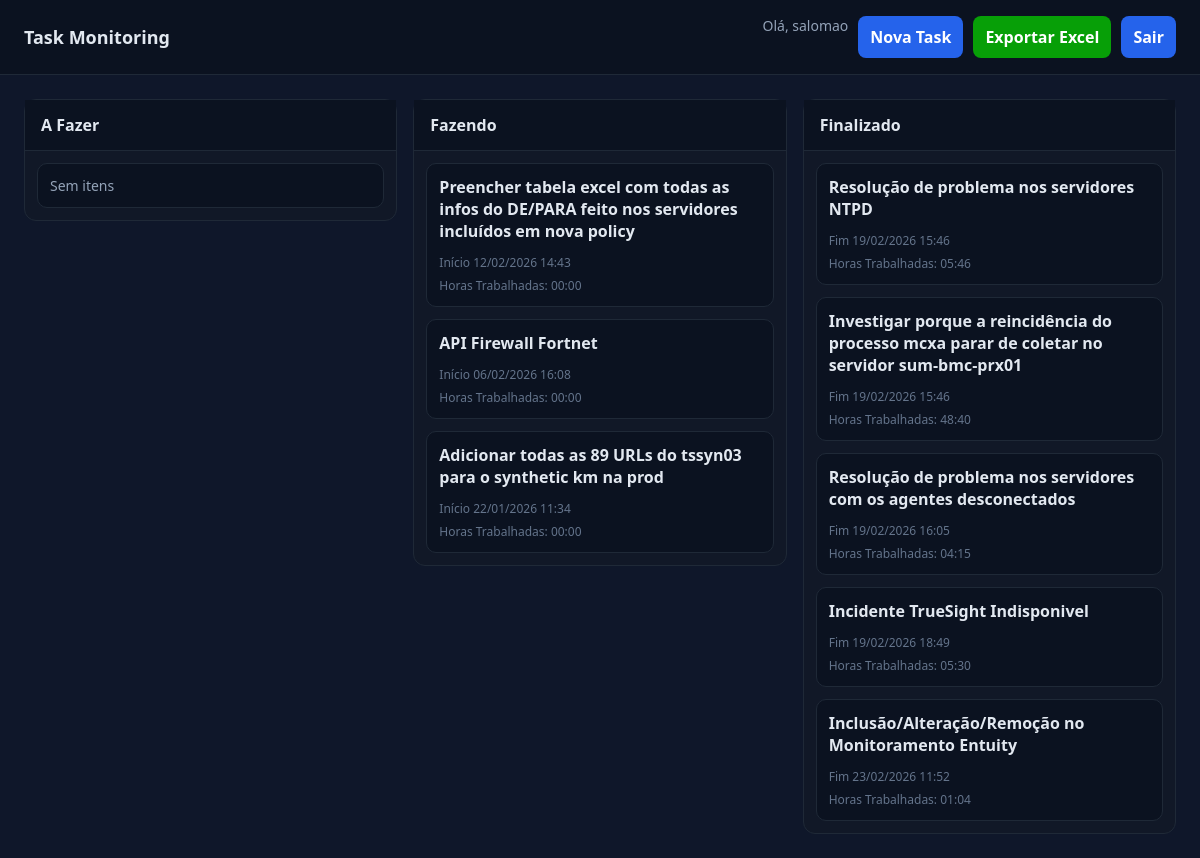
/kanban/ (signed in), run on an earlier commit of the app's database.
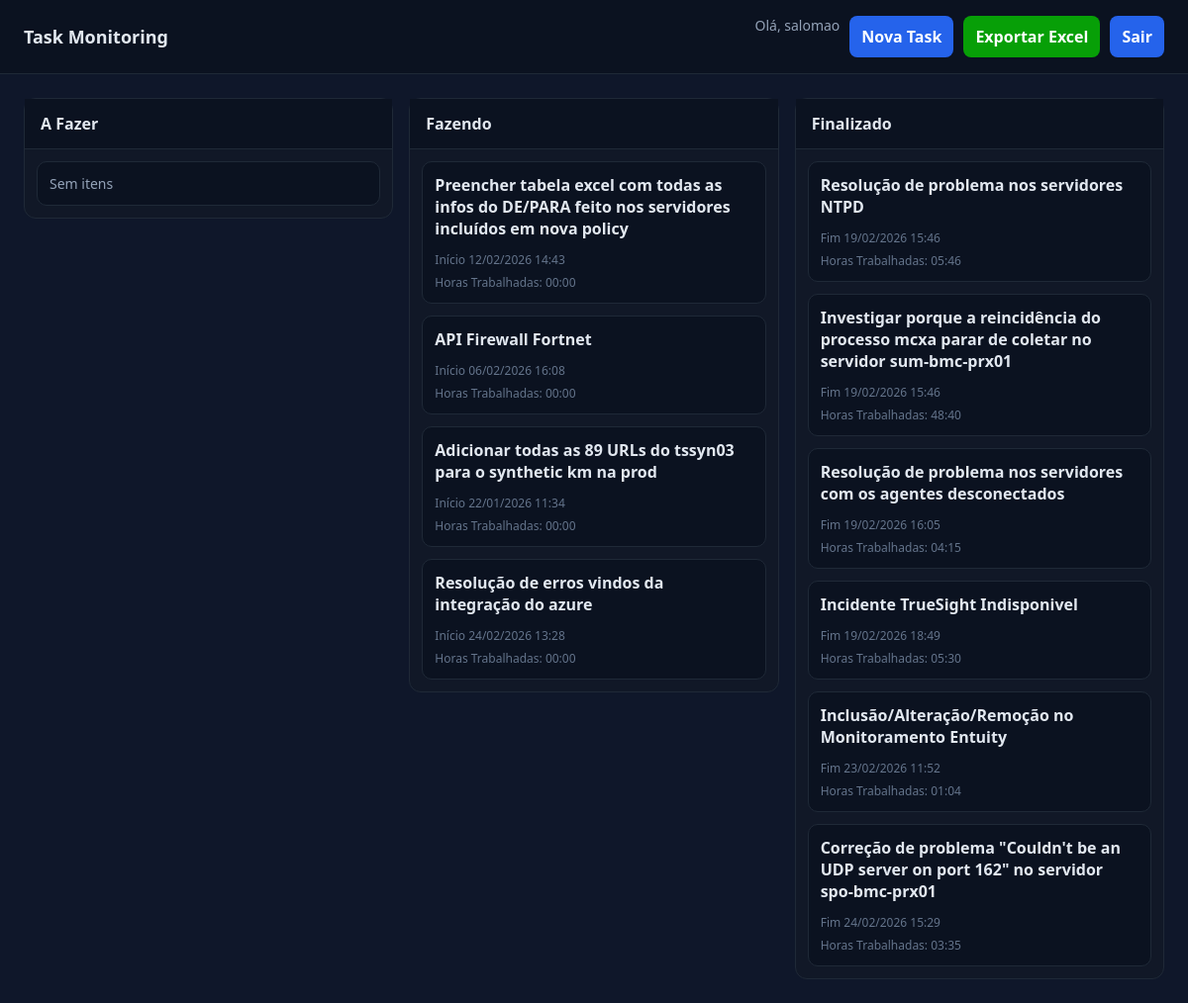
And on a later commit of the database.
### tasks/models.py (models this page shows, shortened)
class Task(models.Model): # models.Model indicia a classe base que sabe salvar algo no banco de dados. Sem isso é só python normal.
    STATUS_CHOICES = [
        ('todo', 'A Fazer'),
        ('doing', 'Fazendo'),
        ('done', 'Finalizado'),
    ]
    title = models.CharField(max_length=200) # Criando coluna de titulo com maximo de 200 caracteres.and
    description = models.TextField(null=True, blank=True) # Criando coluna de descricao que armazena texto longo
    user = models.ForeignKey(User, on_delete=models.CASCADE) # Criando relacao para indicar que a task pertence a um usuario. onDelete diz que caso o user seja deletado as tarefas dele tambem sejam.
    status = models.CharField(
        max_length=10,
        choices=STATUS_CHOICES,
        default='todo'
    )
    email = models.EmailField(max_length=200, null=True) # Criando coluna de email com maximo de 200 caracteres.
    start_time = models.DateTimeField(null=True, blank=True) # Criando coluna de data e hora de inicio onde o banco e o formulario aceitam nulo/vazio.
    end_time = models.DateTimeField(null=True, blank=True) # mesmo conceito de start_time.
    created_at = models.DateTimeField(auto_now_add=True) # Criando coluna de data e hora que o django automaticamente salva quando a task é criada.
    worked_hours = models.FloatField(null=True, blank=True, default=0.0) # Criando coluna de horas trabalhadas que armazena a hora em float.
    def calculate_worked_hours(self):
        if not self.start_time or not self.end_time: # tratativa de erros, para caso nao tenha hora, ele nao calcule
            return 0
        start = timezone.localtime(self.start_time) # criando variavel local para trabalhar com a hora de inicio da task.
        end = timezone.localtime(self.end_time) # criando variavel local para trabalhar com a hora de fim da task.
        total_seconds = 0 # variavel que acumulará o tempo útil em segundos
        current = start # variavel que vou iterar do inicio ao fim da task, verificando os dias úteis.
        while current < end: # loop que vai percorrer dia por dia
            next_day = (current + timedelta(days=1)).replace(  # pegando o proximo dia e zerando a hora para facilitar a comparacao
                hour=0, minute=0, second=0, microsecond=0
            )
            period_end = min(next_day, end) # definindo o fim do periodo como o proximo dia ou o fim da task, o que vier primeiro.
            if current.weekday() < 5:  # Verifica se é um dia útil (0-4 correspondem a segunda a sexta)
                day = current.date() # pegando a data do dia atual da iteracao
                work_start = current.replace(year=day.year, month=day.month, day=day.day, hour=9, minute=0, second=0, microsecond=0) # criando variavel para receber o inicio do periodo de trabalho
                work_end = current.replace(year=day.year, month=day.month, day=day.day, hour=18, minute=0, second=0, microsecond=0) # criando variavel para receber o fim do periodo de trabalho
                lunch_start = current.replace(year=day.year, month=day.month, day=day.day, hour=12, minute=0, second=0, microsecond=0) # criando variavel para receber o inicio do almoço
                lunch_end = current.replace(year=day.year, month=day.month, day=day.day, hour=13, minute=0, second=0, microsecond=0) # criando variavel para receber o fim do almoço
                maxStart = max(current, work_start) # definindo o inicio do periodo de trabalho como o maior valor entre a hora atual e o inicio do periodo de trabalho
                minEnd = min(period_end, work_end) # definindo o fim do periodo de trabalho como o menor valor entre o fim do periodo e o fim do periodo de trabalho
                if maxStart < minEnd:
                    worked_period = (minEnd - maxStart).total_seconds()
                    verify_start = max(maxStart, lunch_start) # verificando se o inicio do periodo de trabalho é maior que o inicio do almoço, se for, ele define o inicio do periodo util como o inicio do almoço, caso contrario ele continua com o inicio do periodo de trabalho.
                    verify_end = min(minEnd, lunch_end) # verificando se o fim do periodo de trabalho é menor que o fim do almoço, se for, ele define o fim do periodo util como o fim do almoço, caso contrario ele continua com o fim do periodo de trabalho.
                    if verify_start < verify_end: # se o periodo de trabalho util tiver intersecao com o periodo de almoço, ele subtrai o periodo de almoço do periodo de trabalho util.
                        worked_period -= (verify_end - verify_start).total_seconds()
                    total_seconds += worked_period # acumulando o periodo util em segundos no total de segundos.
            current = next_day # avançando para o próximo dia, repetindo o processo até chegar no fim da task.
        return total_seconds / 3600 # retornando as horas trabalhadas em float.
    def worked_hours_formated(self):
        FloatHours = self.calculate_worked_hours() # obtendo as horas trabalhadas que foram calculadas em float.
        hours = int(FloatHours) # convertendo as horas em inteiro.
        minutes = int((FloatHours - hours) * 60) # convertendo os minutos em inteiro.
        return f"{hours:02d}:{minutes:02d}" # retornando as horas em HH:MM formatados.

### tasks/views.py (the view)
# urls.py: path('kanban/', views.kanban, name='kanban'),
@login_required
def kanban(request): # criando funcao kanban que envia uma requisicao com o usuario logado.
    tasks = Task.objects.filter(user=request.user) # Filtrando no banco para que cada usuario veja somente suas tasks.
    context = { # criando um dicionario HTML para filtrar as tasks por status
        'todo': tasks.filter(status='todo'),
        'doing': tasks.filter(status='doing'),
        'done': tasks.filter(status='done'),
    }
    return render(request, 'task/kanban.html', context) # carrega o template, injeta os dados, gera html e envia a resposta http.

### templates/task/kanban.html (shortened to what this page needs)
{% load static %}
<!DOCTYPE html>
<html lang="pt-br">
<head>
    <link rel="stylesheet" href="{% static 'css/kanban.css' %}?v=1">
</head>
<body>
    <header class="bar">
        <h1>Task Monitoring</h1>
        <div class="top-actions">
            <span class="user">Olá, {{ request.user.username }} </span>
            <a class="btn" href="javascript:void(0)" onclick="openCreateTask()">Nova Task</a>
            <a class="btn" href="{% url 'exportTasksExcel' %}" style="background-color: rgb(7, 159, 7);">Exportar Excel</a>
            <a class="btn" href="{% url 'logout' %}">Sair</a>
        </div>
    </header>
    <main class="wrap">
        <section class="col">
            <h2>A Fazer</h2>
            <div class="list" data-status="todo">
                {% for task in todo %}
                    <article class="card clickable"
                        onclick="openUpdateTask(this)"
                        data-id="{{ task.id }}"
                        data-title="{{ task.title|escape }}"
                        data-description="{{ task.description|escape }}"
                        data-status="{{ task.status }}"
                        data-start-time="{{ task.start_time|date:'Y-m-d\TH:i' }}"
                        data-end-time="{{ task.end_time|date:'Y-m-d\TH:i' }}"
                        data-update-url="/kanban/updateTask/{{ task.id }}/"
                        draggable="true">
                        <div class="title">{{ task.title }}</div>
                        <div class="desc">{{ task.description }}</div>
                        <div class="meta">Criada em {{ task.created_at|date:"d/m/Y H:i" }}</div>
                        <div class="meta">Horas Trabalhadas: {{ task.worked_hours_formated }}</div>
                    </article>
                {% empty %}
                    <article class="card"><div class="desc">Sem itens</div></article>
                {% endfor %}
            </div>
        </section>
        <section class="col">
            <h2>Fazendo</h2>
            <div class="list" data-status="doing">
                {% for task in doing %}
                    <article class="card clickable"
                        onclick="openUpdateTask(this)"
                        data-id="{{ task.id }}"
                        data-title="{{ task.title|escape }}"
                        data-description="{{ task.description|escape }}"
                        data-status="{{ task.status }}"
                        data-start-time="{{ task.start_time|date:'Y-m-d\\TH:i' }}"
                        data-end-time="{{ task.end_time|date:'Y-m-d\\TH:i' }}"
                        data-update-url="/kanban/updateTask/{{ task.id }}/"
                        draggable="true">
                        <div class="title">{{ task.title }}</div>
                        <div class="meta">Início {{ task.start_time|date:"d/m/Y H:i" }}</div>
                        <div class="meta">Horas Trabalhadas: {{ task.worked_hours_formated }}</div>
                    </article>
                {% empty %}
                    <article class="card"><div class="desc">Sem itens</div></article>
                {% endfor %}
            </div>
        </section>
        <section class="col">
            <h2>Finalizado</h2>
            <div class="list" data-status="done">
                {% for task in done %}
                    <article class="card clickable"
                        onclick="openUpdateTask(this)"
                        data-id="{{ task.id }}"
                        data-title="{{ task.title|escape }}"
                        data-description="{{ task.description|escape }}"
                        data-status="{{ task.status }}"
                        data-start-time="{{ task.start_time|date:'Y-m-d\\TH:i' }}"
                        data-end-time="{{ task.end_time|date:'Y-m-d\\TH:i' }}"
                        data-update-url="/kanban/updateTask/{{ task.id }}/"
                        draggable="true">
                        <div class="title">{{ task.title }}</div>
                        <div class="meta">Fim {{ task.end_time|date:"d/m/Y H:i" }}</div>
                        <div class="meta">Horas Trabalhadas: {{ task.worked_hours_formated }}</div>
                    </article>
                {% empty %}
                    <article class="card"><div class="desc">Sem itens</div></article>
                {% endfor %}
            </div>
        </section>
    </main>
</body>
</html>

### static/css/kanban.css (style rules this page uses)
:root { color-scheme: light dark; }
body { margin: 0; font-family: system-ui, -apple-system, Segoe UI, Roboto, Helvetica, Arial, sans-serif; background: #0f172a; color: #e2e8f0; }
.bar { display: flex; align-items: center; justify-content: space-between; padding: 16px 24px; border-bottom: 1px solid #1f2937; background: #0b1220; position: sticky; top: 0; }
.bar h1 { font-size: 18px; margin: 0; }
.bar .user { font-size: 14px; color: #94a3b8; }
.wrap { padding: 24px; display: flex; gap: 16px; align-items: flex-start; }
.col { background: #111827; border: 1px solid #1f2937; border-radius: 12px; overflow: visible; display: flex; flex-direction: column; flex: 1 1 260px; align-self: flex-start !important; }
.col h2 { margin: 0; padding: 14px 16px; font-size: 16px; border-bottom: 1px solid #1f2937; background: #0b1220; }
.list { padding: 12px; display: flex; flex-direction: column; gap: 12px; }
.card { background: #0b1220; border: 1px solid #1f2937; border-radius: 10px; padding: 12px; display: grid; gap: 6px; }
.title { font-weight: 600; }
.desc { font-size: 14px; color: #94a3b8; }
.meta { font-size: 12px; color: #64748b; }
a.btn { padding: 8px 12px; border-radius: 8px; background: #2563eb; color: #fff; text-decoration: none; font-weight: 600; }
.top-actions { display: flex; gap: 10px; }
button, a.btn { padding: 10px 12px; border-radius: 8px; border: 0; background: #2563eb; color: #fff; font-weight: 600; cursor: pointer; text-decoration: none; display: inline-flex; align-items: center; }

What changed in the data, as far as the page shows it:
added Task: title "Resolução de erros vindos da integração do azure", start_time "24/02/2026 13:28", worked_hours_formated "00:00", shown under "Fazendo"
added Task: title "Correção de problema \"Couldn't be an UDP server on port 162\" no servidor spo-bmc-prx01", end_time "24/02/2026 15:29", worked_hours_formated "03:35", shown under "Finalizado"
